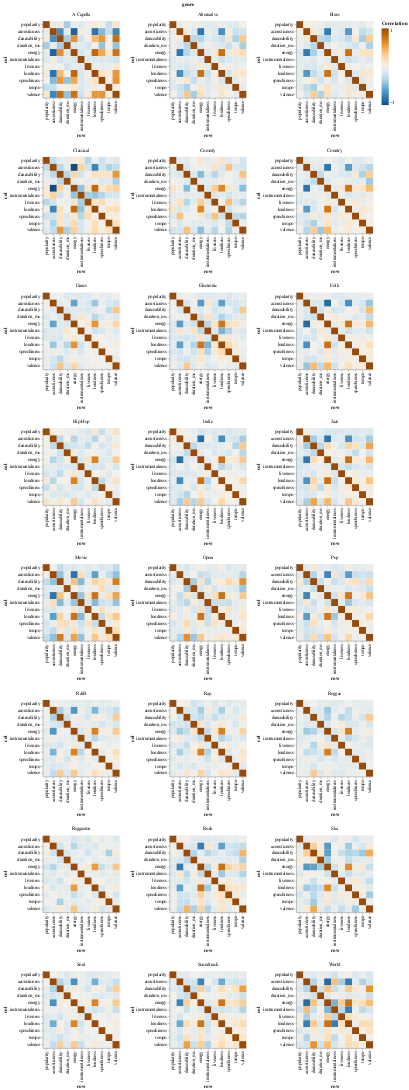

The notebook cell this image was saved under:
### Markdown cell above
Next we will be creating our correlation heatmap facetted by genres. We have sorted and put the popularity variable in the beginning so it is easier to compare that variable against all the other variables due to it being our variable of interest.

### Code cell
alt.Chart(corrs).mark_rect().encode(
    x= alt.X('row', sort=alt.EncodingSortField(field='order', order='ascending')),
    y= alt.Y('col', sort=alt.EncodingSortField(field='order', order='ascending')),
    color = alt.Color('Correlation', 
                      scale = alt.Scale(scheme = 'blueorange'))
).properties(
    width=170,
    height=170
).facet(
    facet='genre', columns = 3
).resolve_axis(
    x='independent',
    y='independent',
)

### Figure 1 — Vega-Lite specification as saved in the notebook (floating-point values rounded to 4 significant figures; data arrays with more than 128 entries replaced by an {"elided": "..."} marker saying what was removed)
{"config": {"view": {"continuousWidth": 400, "continuousHeight": 300}}, "data": {"name": "data-862b2b4e2e415d74ec2269bcb3ea62ae"}, "facet": {"type": "nominal", "field": "genre"}, "spec": {"mark": "rect", "encoding": {"color": {"type": "quantitative", "field": "Correlation", "scale": {"scheme": "blueorange"}}, "x": {"type": "nominal", "field": "row", "sort": {"field": "order", "order": "ascending"}}, "y": {"type": "nominal", "field": "col", "sort": {"field": "order", "order": "ascending"}}}, "height": 170, "width": 170}, "columns": 3, "resolve": {"axis": {"x": "independent", "y": "independent"}}, "$schema": "https://vega.github.io/schema/vega-lite/v4.8.1.json", "datasets": {"data-862b2b4e2e415d74ec2269bcb3ea62ae": {"elided": "2904 records"}}}
